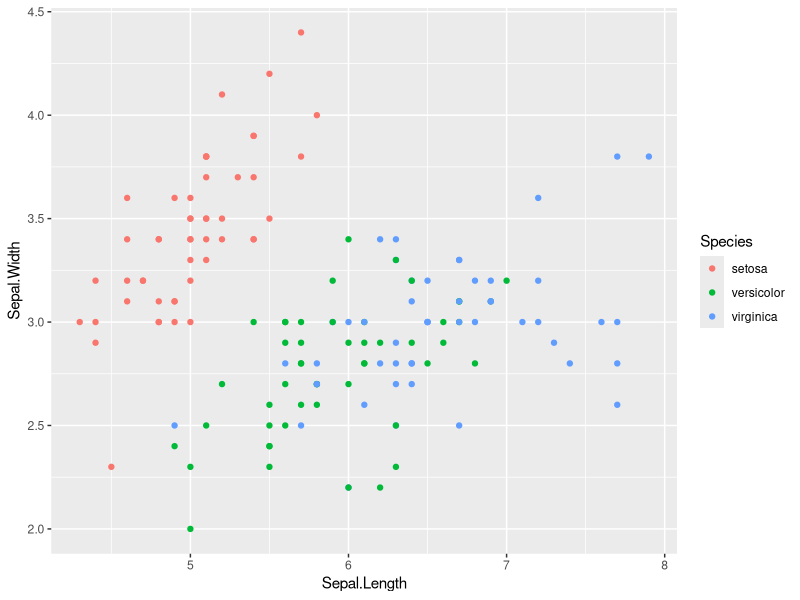
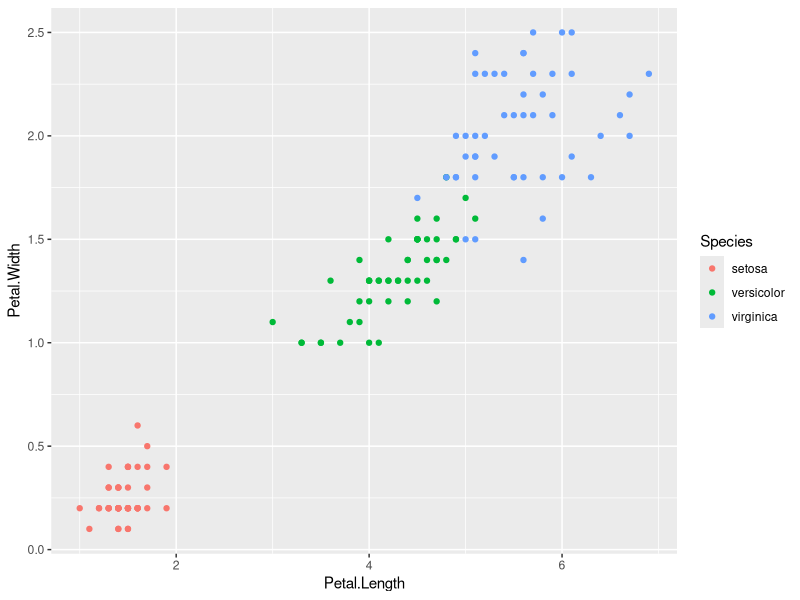
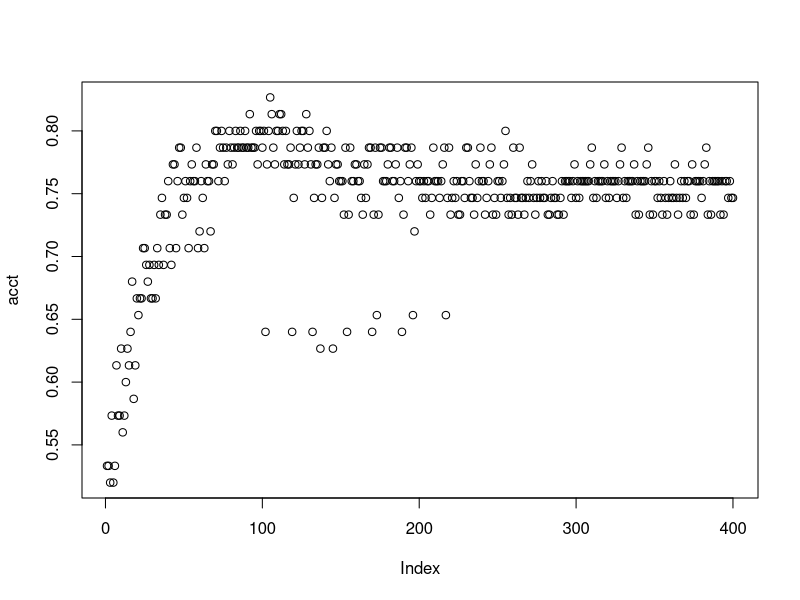
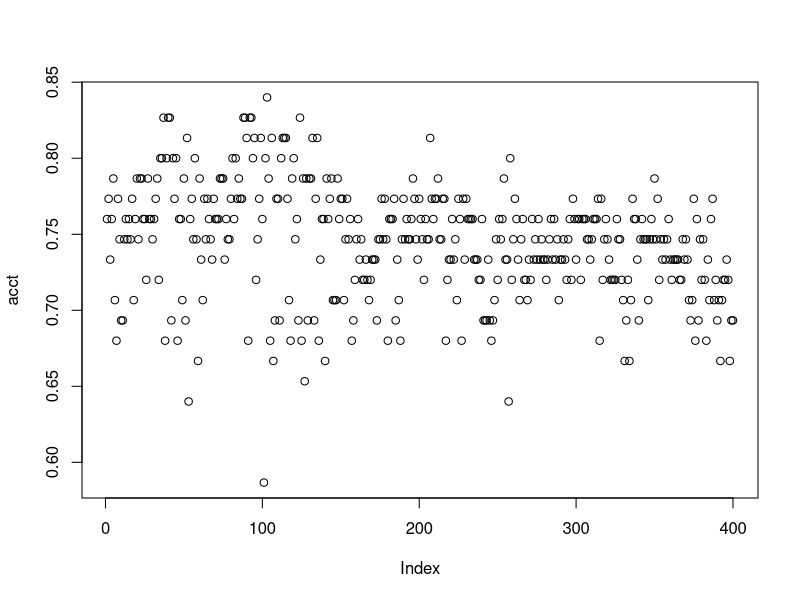

These charts were generated, in order, by the following R code:
# session 3
# preprocessing data #

data("iris")
head(iris)
dim(iris)
library(ggplot2)
iris <- iris[sample(1:nrow(iris)),]
ggplot(iris,aes(Sepal.Length,Sepal.Width,color=Species))+geom_point()
ggplot(iris,aes(Petal.Length,Petal.Width,color=Species))+geom_point()
w <- runif(5)
w
data.x <- cbind(iris[,1:4],1)
data.y <- ifelse(iris$Species=="versicolor",1,0)
head(data.x)
head(data.y)
N <- nrow(data.x)

train.x <-data.x[seq(N/2),]
train.y <-data.y[seq(N/2)]
test.x <-data.x[-seq(N/2),]
test.y <-data.y[-seq(N/2)]

# perceptron

perceptron.predict <- function(x,w){
  if (sum(w * x) <= 0)
    return(0)
  else return(1)
}

update2 <- function(x,w,y,lr){
  p <- perceptron.predict(x,w)
  e= y-p # error
  w <<- w + lr * e * x # update w in global namespace with lr as a rate
  NULL
}


lr <- 0.01
acct <- sapply(1:400,function(i){
  invisible(sapply(1:nrow(train.x), function(i) update2(as.numeric(train.x[i,]),w,train.y[i],lr)))

  pred <- sapply(1:nrow(test.x),function(i) perceptron.predict(as.numeric(test.x[i,]),w))

  acc <- sum(pred==test.y) / length(test.y)
  acc
})
plot(acct)

# batch update

update.minibatch <- function(x,w,y,lr){
  p <- sapply(1:nrow(x),function(i) perceptron.predict(as.numeric(x[i,]),w))
  e <- y-p
  w <<- w + lr * rowMeans(e*t(x))
}

mb.size <- 10
lr <- 0.01
acct <- sapply(1:400,function(i){
  mb <- sample(1:nrow(train.x),mb.size)
  
  update.minibatch(train.x[mb,],w,train.y[mb],lr)
  
  pred <- sapply(1:nrow(test.x),function(i) perceptron.predict(as.numeric(test.x[i,]),w))
  
  acc <- sum(pred==test.y) / length(test.y)
  acc
})
plot(acct)